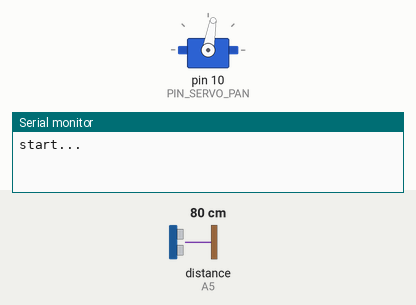
The sketch below on a simulated Arduino Mega 2560, built with avr-gcc and run on an emulated ATmega2560. Parts: servo, the last lines printed to the serial monitor. Inputs (shaded band) come from the test bench; at power-on: distance to the obstacle (sensor on A5) 80 cm. The echo pulse lasts 58.3 µs per cm.

Above: at 0.55 s.
At 2.3 s:
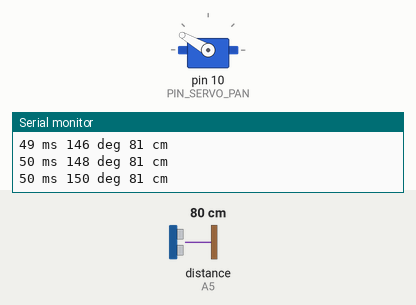
At 4.05 s:
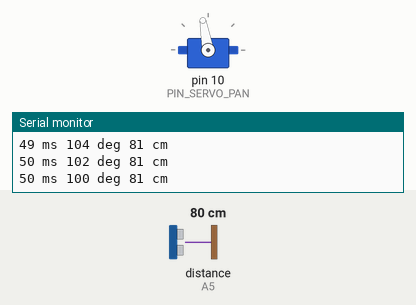
At 8.25 s:
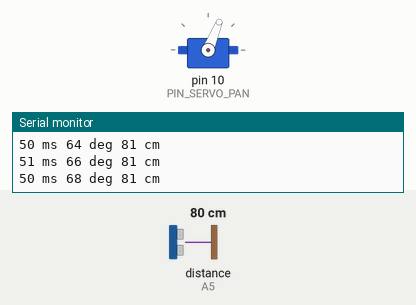
Timing chart, 0 to 10.9 s (numbered marks = the images above):
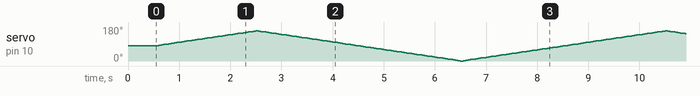

The sketch:

prj2.5_distance.ino
```cpp
#include "Arduino.h"

extern void radar_setup(void);
extern void radar_loop(void);

#define LOOP_MS     10
unsigned long loop_timer;


void setup() {
  // put your setup code here, to run once:

  Serial.begin(115200);

  radar_setup();

  Serial.println("start...");

  /*Set the loop_timer variable at the next end loop time */
  loop_timer = micros() + LOOP_MS * 1000;
  while (loop_timer > micros());
  loop_timer += LOOP_MS * 1000;
}


void loop()
{
  radar_loop();

  /*
   * The angle calculations are tuned for a loop time of LOOP_MS milliseconds.
   * To make sure every loop is exactly LOOP_MS milliseconds a wait loop
   * is created by setting the loop_timer variable to +4000 microseconds
   * every loop.
   */
  while (loop_timer > micros());
  loop_timer += LOOP_MS * 1000;
}
```

radar.cpp
```cpp
#include "Arduino.h"
#include <Servo.h>
#include <NewPing.h>


/* 10 ms -> 1.7 m */
/* 20 ms -> 3.4 m */
/* 30 ms -> 5.1 m */
/* 40 ms -> 6.8 m */
/* 50 ms -> 8.5 m */
#define PING_INTERVAL	28

#define ADJUST_INTERVAL	18

#define PIN_TRIG	A4
#define PIN_ECHO	A5
NewPing sonar(PIN_TRIG, PIN_ECHO, 500);	/* max distance 500 cm */


#define PIN_SERVO_PAN		10	/* PAN servo */
#define MIN_ANGLE_PAN		0
#define MAX_ANGLE_PAN		160
#define INITIAL_ANGLE_PAN	80
Servo servo_pan;
int pos_pan;
int dir_pan = 2;

//#define HAS_TILT_SERVO
#if defined(HAS_TILT_SERVO)
#define PIN_SERVO_TILT		9	/* TILT servo */
Servo servo_tilt;
int pos_tilt;
int dir_tilt = 1;
#endif

int radar_state;
unsigned long radar_timer;
unsigned int distance_cm;

enum {
	STATE_ADJUST_POSITION,
	STATE_GET_DISTANCE,
	STATE_MAX,
};

void radar_setup() {
	/* servo */
	pinMode(PIN_SERVO_PAN, OUTPUT);
	servo_pan.attach(PIN_SERVO_PAN);
	pos_pan = INITIAL_ANGLE_PAN;
	servo_pan.write(pos_pan);
#if defined(HAS_TILT_SERVO)
	pinMode(PIN_SERVO_TILT, OUTPUT);
	servo_tilt.attach(PIN_SERVO_TILT);
	pos_tilt = 80;
	servo_tilt.write(pos_tilt);
#endif
	delay(500);

	radar_state = STATE_ADJUST_POSITION;

	radar_timer = millis() + ADJUST_INTERVAL;
}

void radar_print(void)
{
	static unsigned long prev_ms;
	unsigned long cur_ms = millis();

	Serial.print(cur_ms - prev_ms);
	Serial.print(" ms ");
	Serial.print(pos_pan);	Serial.print(" deg ");
#if defined(HAS_TILT_SERVO)
	Serial.print(pos_tilt);	Serial.print(" deg ");
#endif
	Serial.print(distance_cm); Serial.print(" cm ");
	Serial.println();
	prev_ms = cur_ms;
}

void echo_check(void)
{
	if (sonar.check_timer()) {
		distance_cm = sonar.ping_result / US_ROUNDTRIP_CM;
	}
}

void radar_loop()
{
	unsigned long cur_ms = millis();

	if (cur_ms < radar_timer) {
		return;
	}

	if (radar_state == STATE_ADJUST_POSITION) {
		radar_state = STATE_GET_DISTANCE;
		radar_timer = cur_ms + PING_INTERVAL;
		sonar.timer_stop();
		sonar.ping_timer(echo_check);
	} else if (radar_state == STATE_GET_DISTANCE) {
		radar_state = STATE_ADJUST_POSITION;
		radar_timer = cur_ms + ADJUST_INTERVAL;

		/* set servo angle */
		if (pos_pan + dir_pan < MIN_ANGLE_PAN || pos_pan + dir_pan > MAX_ANGLE_PAN)
			dir_pan = -dir_pan;
		pos_pan += dir_pan;
		servo_pan.write(pos_pan);
#if defined(HAS_TILT_SERVO)
#endif

		radar_print();
	}
}
```
